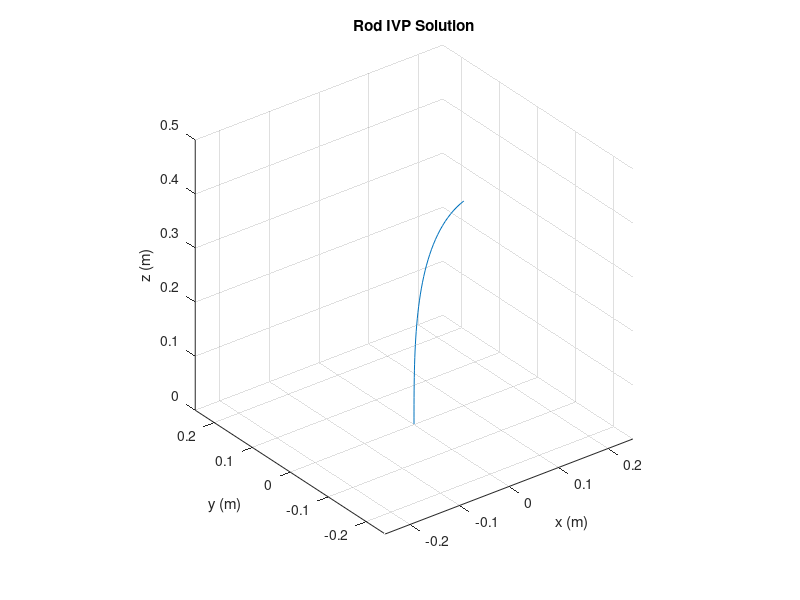

This chart was generated by the following MATLAB code:
function RodIVP
    %Independent Parameters
    E = 200e9;        %Young's modulus
    G = 80e9;         %Shear modulus
    r = 0.001;        %Cross-sectional radius
    rho = 8000;       %Density
    g = [9.81; 0; 0]; %Gravitational acceleration
    L = 0.5;          %Length (before strain)

    %Dependent Parameters
    A = pi*r^2;   %Cross-sectional area
    I = pi*r^4/4; %Area moment of inertia
    J = 2*I;      %Polar moment of inertia

    Kse = diag([G*A, G*A, E*A]); %Stiffness matrices
    Kbt = diag([E*I, E*I, G*J]);

    %Measured base force and moment
    n0 = [0; 1; 0];
    m0 = [0; 0; 0];

    %Arbitrary base frame assignment
    p0 = [0;0;0];
    R0 = eye(3);

    %Numerical Integration
    y0 = [p0; reshape(R0,9,1); n0; m0]; %Combine states into single state vector
    [s,y] = ode45(@RodODE,[0 L],y0);    %Solve IVP with numerical integration
    
    %Visualization
    plot3( y(:,1), y(:,2), y(:,3) )
    axis([-L/2 L/2  -L/2 L/2  0 L])
    daspect([1 1 1])
    grid on
    title('Rod IVP Solution')
    xlabel('x (m)')
    ylabel('y (m)')
    zlabel('z (m)')

    %Subfunctions
    function ys = RodODE(s,y) %State vector derivative function
        %Unpack state vector
        R = reshape(y(4:12),3,3);
        n = y(13:15);
        m = y(16:18);

        %Constitutive equation
        v = Kse^-1*R.'*n + [0;0;1];
        u = Kbt^-1*R.'*m;

        %Static Cosserat rod equations - system of nonlinear ODEs
        ps = R*v;
        Rs = R*hat(u);
        ns = -rho*A*g;
        ms = -cross(ps,n);

        %Pack state vector derivative
        ys = [ps; reshape(Rs,9,1); ns; ms];
    end

    function skew_symmetric_matrix = hat(y)
        skew_symmetric_matrix = [  0   -y(3)  y(2) ;
                                  y(3)   0   -y(1) ;
                                 -y(2)  y(1)   0  ];
    end
end